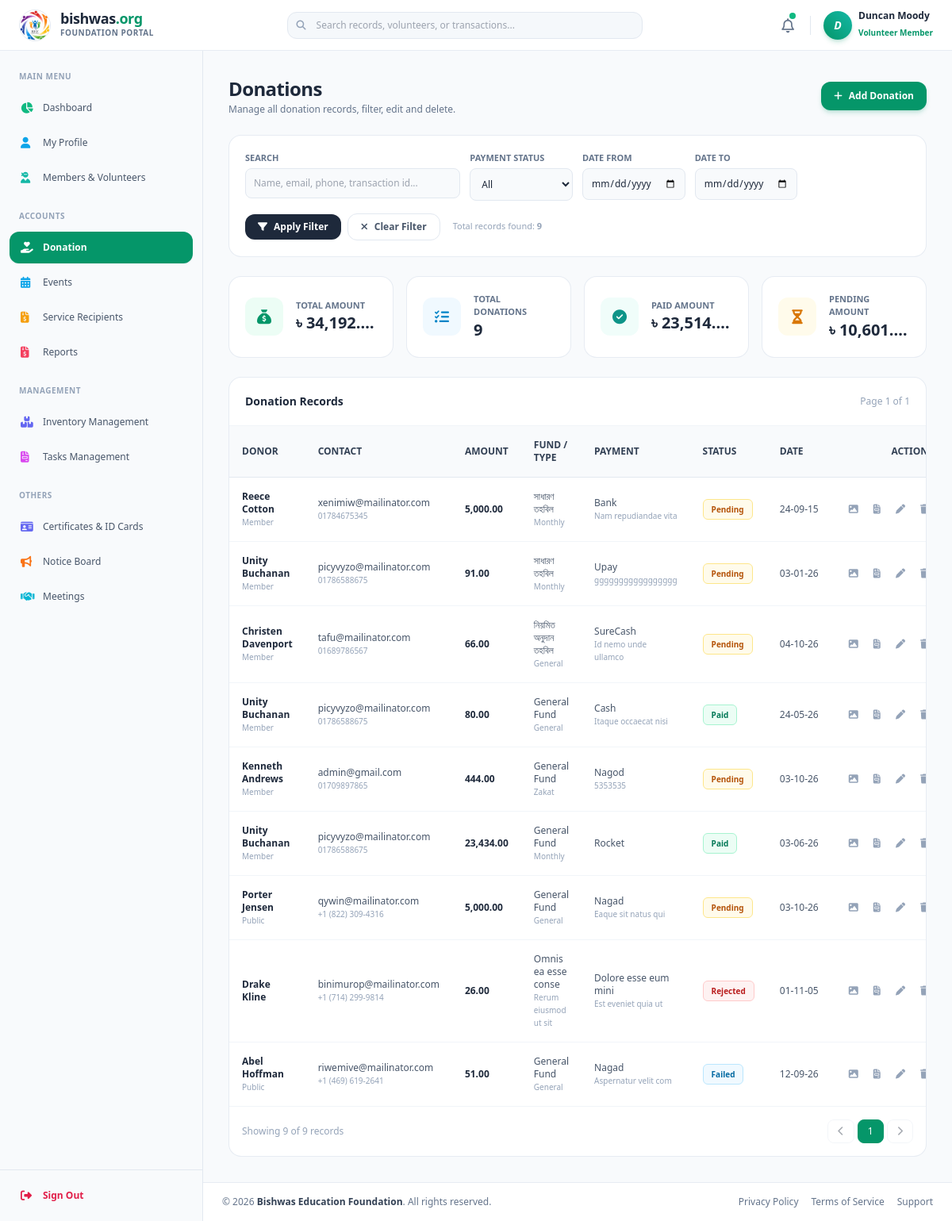
The app's page /portal/index.php?page=donation (signed in) with its own data.
### tables this page shows
CREATE TABLE `branding_settings` (
  `id` int(11) NOT NULL DEFAULT 1,
  `site_title` varchar(255) DEFAULT 'Bishwas Education Foundation',
  `site_logo` varchar(255) DEFAULT 'public/assets/logo_BG.png',
  `favicon_icon` varchar(255) DEFAULT 'public/assets/logo.png'
);

CREATE TABLE `donations` (
  `id` int(11) NOT NULL,
  `donor_id` int(11) DEFAULT NULL,
  `type` enum('Public','Member','Volunteer') DEFAULT 'Public',
  `name` varchar(150) NOT NULL,
  `email` varchar(150) NOT NULL,
  `phone` varchar(20) NOT NULL,
  `amount` decimal(10,0) NOT NULL,
  `donation_type` varchar(100) DEFAULT 'General',
  `fund` varchar(100) DEFAULT 'General Fund',
  `payment_method` varchar(50) NOT NULL,
  `transaction_id` varchar(100) NOT NULL,
  `payment_status` enum('Pending','Paid','Failed','Rejected') DEFAULT 'Pending',
  `donation_date` date NOT NULL DEFAULT current_timestamp(),
  `admin_note` text DEFAULT NULL,
  `receipt` varchar(255) DEFAULT NULL,
  `created_at` timestamp NOT NULL DEFAULT current_timestamp(),
  `updated_at` timestamp NOT NULL DEFAULT current_timestamp() ON UPDATE current_timestamp()
);

### portal/pages/donation.php (the view, shortened to what the rows shown need)
<?php
$params = [];
$paramTypes = "";
$whereSQL = "";
$perPage = 10;
$currentPage = isset($_GET['pg']) ? (int) $_GET['pg'] : 1;
$offset = ($currentPage - 1) * $perPage;
$listSql = "SELECT id, donor_id, type, name, email, phone, amount, donation_type,
                   fund, payment_method, transaction_id, payment_status,
                   donation_date, admin_note, receipt,
                   created_at, updated_at
            FROM donations
            $whereSQL
            ORDER BY id DESC
            LIMIT ? OFFSET ?";
$listStmt = mysqli_prepare($db, $listSql);
$listParamTypes = $paramTypes . "ii";
$listParams = $params;
$listParams[] = $perPage;
$listParams[] = $offset;
mysqli_stmt_bind_param($listStmt, $listParamTypes, ...$listParams);
mysqli_stmt_execute($listStmt);
$result = mysqli_stmt_get_result($listStmt);
$donations = [];
while ($row = mysqli_fetch_assoc($result)) {
    $donations[] = $row;
}
function h($value)
{
    return htmlspecialchars($value ?? '', ENT_QUOTES, 'UTF-8');
}
?>
<section class="page-content space-y-6 max-w-7xl mx-auto">
    <div class="flex flex-col sm:flex-row sm:items-center justify-between gap-4">
        <div>
            <h2 class="text-2xl font-bold text-slate-800 tracking-tight">Donations</h2>
        </div>
    </div>
    <div class="bg-white rounded-2xl border border-slate-200/80 shadow-xs overflow-hidden">
        <div class="overflow-x-auto">
            <table class="w-full text-left text-xs text-slate-600">
                <thead class="bg-slate-50 text-slate-700 uppercase font-bold border-b border-slate-200">
                    <tr>
                        <th class="p-4">Donor</th>
                        <th class="p-4">Contact</th>
                        <th class="p-4">Amount</th>
                        <th class="p-4">Fund / Type</th>
                        <th class="p-4">Payment</th>
                        <th class="p-4">Status</th>
                        <th class="p-4">Date</th>
                        <th class="p-4 text-right">Actions</th>
                    </tr>
                </thead>
                <tbody class="divide-y divide-slate-100">
                    <?php foreach ($donations as $d): ?>
                        <tr class="hover:bg-slate-50/80">
                            <td class="p-4 font-semibold text-slate-800">
                                <?= h($d['name']) ?>
                                <span class="block text-[10px] font-normal text-slate-400">
                                    <?= h($d['type']) ?>
                                </span>
                            </td>
                            <td class="p-4">
                                <?= h($d['email']) ?>
                                <span class="block text-[10px] text-slate-400"><?= h($d['phone']) ?></span>
                            </td>
                            <td class="p-4 font-semibold text-slate-800">
                                <?= number_format((float) $d['amount'], 2) ?>
                            </td>
                            <td class="p-4">
                                <?= h($d['fund']) ?>
                                <span class="block text-[10px] text-slate-400"><?= h($d['donation_type']) ?></span>
                            </td>
                            <td class="p-4">
                                <?= h($d['payment_method']) ?>
                                <span class="block text-[10px] text-slate-400"><?= h($d['transaction_id']) ?></span>
                            </td>
                            <td class="p-4 space-y-1">
                                <?php
                                $status = strtolower($d['payment_status'] ?? '');
                                $status_colors = [
                                    'paid'     => 'bg-emerald-50 text-emerald-700 border-emerald-200',
                                    'pending'  => 'bg-amber-50 text-amber-700 border-amber-200',
                                    'failed' => 'bg-sky-50 text-sky-700 border-sky-200',
                                    'rejected'   => 'bg-red-50 text-red-700 border-red-200',
                                ];
                                $badge_class = $status_colors[$status] ?? 'bg-slate-100 text-slate-600 border-slate-200';
                                ?>
                                <span class="inline-block px-2.5 py-1 rounded-md border font-bold text-[10px] <?= $badge_class ?>">
                                    <?= h(ucfirst($d['payment_status'])) ?>
                                </span>
                            </td>
                            <td class="p-4 whitespace-nowrap">
                                <?= h(date('d-m-y', strtotime($d['donation_date']))) ?>
                            </td>
                            <td class="p-4 text-right space-x-1 whitespace-nowrap">
                                <button
                                    onclick='openReceiptModal(<?= json_encode($d, JSON_HEX_APOS | JSON_HEX_QUOT) ?>)'
                                    title="View Receipt"
                                    class="p-1.5 text-slate-400 hover:text-sky-600 transition-colors">
                                    <i class="fa-solid fa-image"></i>
                                </button>
                                <button
                                    onclick='openPaySlipModal(<?= json_encode($d, JSON_HEX_APOS | JSON_HEX_QUOT) ?>)'
                                    title="View Pay Slip"
                                    class="p-1.5 text-slate-400 hover:text-amber-600 transition-colors">
                                    <i class="fa-solid fa-file-invoice"></i>
                                </button>
                                <button onclick='openEditModal(<?= json_encode($d, JSON_HEX_APOS | JSON_HEX_QUOT) ?>)'
                                    class="p-1.5 text-slate-400 hover:text-emerald-600 transition-colors">
                                    <i class="fa-solid fa-pen"></i>
                                </button>
                                <button
                                    onclick="openDeleteModal('<?= (int) $d['id'] ?>', '<?= h(addslashes($d['name'])) ?>')"
                                    class="p-1.5 text-slate-400 hover:text-rose-600 transition-colors">
                                    <i class="fa-solid fa-trash"></i>
                                </button>
                            </td>
                        </tr>
                    <?php endforeach; ?>
                </tbody>
            </table>
        </div>
    </div>
</section>

### portal/includes/header.php (shortened to what the rows shown need)
<?php
    include '../database/db.php';
    $sql = "SELECT * FROM branding_settings WHERE id = 1 LIMIT 1";
    $result = mysqli_query($db, $sql);
    $data = ($result && mysqli_num_rows($result) > 0) ? mysqli_fetch_assoc($result) : null;
    $site_title   = $data['site_title'] ?? 'Bishwas Education Foundation';
    $favicon_icon = !empty($data['favicon_icon']) ? $data['favicon_icon'] : 'public/assets/logo.png';
?>
<!DOCTYPE html>
<html lang="en">
<head>
    <script src="https://cdn.tailwindcss.com"></script>
    <link href="https://cdnjs.cloudflare.com/ajax/libs/font-awesome/6.4.0/css/all.min.css" rel="stylesheet">
</head>
<body class="bg-slate-50 font-sans text-slate-800 antialiased h-screen overflow-hidden flex flex-col">
    <header class="h-16 bg-white border-b border-slate-200/80 shadow-xs z-40 shrink-0 flex items-center justify-between px-4 lg:px-6">
        <div class="flex items-center gap-3">
            <a href="#" class="flex items-center gap-3 group">
                <div class="w-10 h-10 shrink-0 rounded-full overflow-hidden flex items-center justify-center border border-slate-200 shadow-xs group-hover:scale-105 transition-all">
                    <img src="../public/assets/<?php echo $favicon_icon; ?>" alt="Logo" class="w-full h-full object-cover" onerror="this.onerror=null; this.src='https://via.placeholder.com/40?text=BF';">
                </div>
                <div class="hidden sm:block">
                    <h1 class="font-bold text-lg leading-none tracking-tight text-slate-800 group-hover:text-emerald-600 transition-colors">
                        bishwas<span class="text-emerald-600 font-black">.org</span>
                    </h1>
                </div>
            </a>
        </div>
    </header>

### portal/index.php (shortened to what the rows shown need)
<?php
    include 'includes/header.php';
?>
    <div class="flex-1 flex overflow-hidden relative">
        <main class="flex-1 overflow-y-auto flex flex-col justify-between bg-slate-50">
            <div class="p-4 sm:p-6 lg:p-8 space-y-6">
                <?php
                $page = isset($_GET['page']) ? $_GET['page'] : 'dashboard';
                switch ($page) {
                    case 'donation':
                        $filePath = 'pages/donation.php';
                        break;
                }
                if (file_exists($filePath)) {
                    include $filePath;
                } else {
                    include 'pages/404.php';
                }
                ?>
            </div>
            <footer class="bg-white border-t border-slate-200/80 py-4 px-6">
                <div class="flex flex-col sm:flex-row items-center justify-between gap-3 text-xs text-slate-500">
                    <p>© <?php echo date('Y'); ?> <span class="font-semibold text-slate-700"><a href="https://bishwas.org" target="_blank" class="hover:text-emerald-600 transition-colors"><?php echo isset($site_title) ? $site_title : 'Bishwas'; ?></a></span>. All rights reserved.</p>
                </div>
            </footer>
        </main>
    </div>
<?php include 'includes/footer.php'; ?>

### records on screen
branding_settings: favicon_icon (picture), site_title "Bishwas Education Foundation"
donations: name "Reece Cotton", type "Member", email "xenimiw@mailinator.com", phone "01784675345", amount "5,000.00", fund "সাধারণ তহবিল", donation_type "Monthly", payment_method "Bank", transaction "Nam repudiandae vita", payment_status "Pending", donation_date "24-09-15"
donations: name "Unity Buchanan", type "Member", email "picyvyzo@mailinator.com", phone "01786588675", amount "91.00", fund "সাধারণ তহবিল", donation_type "Monthly", payment_method "Upay", transaction "ggggggggggggggggg", payment_status "Pending", donation_date "03-01-26"
donations: name "Christen Davenport", type "Member", email "tafu@mailinator.com", phone "01689786567", amount "66.00", fund "নিয়মিত অনুদান তহবিল", donation_type "General", payment_method "SureCash", transaction "Id nemo unde ullamco", payment_status "Pending", donation_date "04-10-26"
donations: name "Unity Buchanan", type "Member", email "picyvyzo@mailinator.com", phone "01786588675", amount "80.00", fund "General Fund", donation_type "General", payment_method "Cash", transaction "Itaque occaecat nisi", payment_status "Paid", donation_date "24-05-26"
donations: name "Kenneth Andrews", type "Member", email "admin@gmail.com", phone "01709897865", amount "444.00", fund "General Fund", donation_type "Zakat", payment_method "Nagod", transaction "5353535", payment_status "Pending", donation_date "03-10-26"
donations: name "Unity Buchanan", type "Member", email "picyvyzo@mailinator.com", phone "01786588675", amount "23,434.00", fund "General Fund", donation_type "Monthly", payment_method "Rocket", payment_status "Paid", donation_date "03-06-26"
donations: name "Porter Jensen", type "Public", email "qywin@mailinator.com", phone "+1 (822) 309-4316", amount "5,000.00", fund "General Fund", donation_type "General", payment_method "Nagad", transaction "Eaque sit natus qui", payment_status "Pending", donation_date "03-10-26"
donations: name "Drake Kline", email "binimurop@mailinator.com", phone "+1 (714) 299-9814", amount "26.00", fund "Omnis ea esse conse", donation_type "Rerum eiusmod ut sit", payment_method "Dolore esse eum mini", transaction "Est eveniet quia ut", payment_status "Rejected", donation_date "01-11-05"
donations: name "Abel Hoffman", type "Public", email "riwemive@mailinator.com", phone "+1 (469) 619-2641", amount "51.00", fund "General Fund", donation_type "General", payment_method "Nagad", transaction "Aspernatur velit com", payment_status "Failed", donation_date "12-09-26"

### other values on screen
substr($_SESSION['member_name'], 0, 1) "D"
$_SESSION['member_name'] "Duncan Moody"
$_SESSION['user_type'] "Volunteer Member"
$totalRows "9"
$totalAmount "34,192.…"
$paidAmount "23,514.…"
$pendingAmount "10,601.…"
$currentPage "1"
$totalPages "1"
count($donations) "9"
